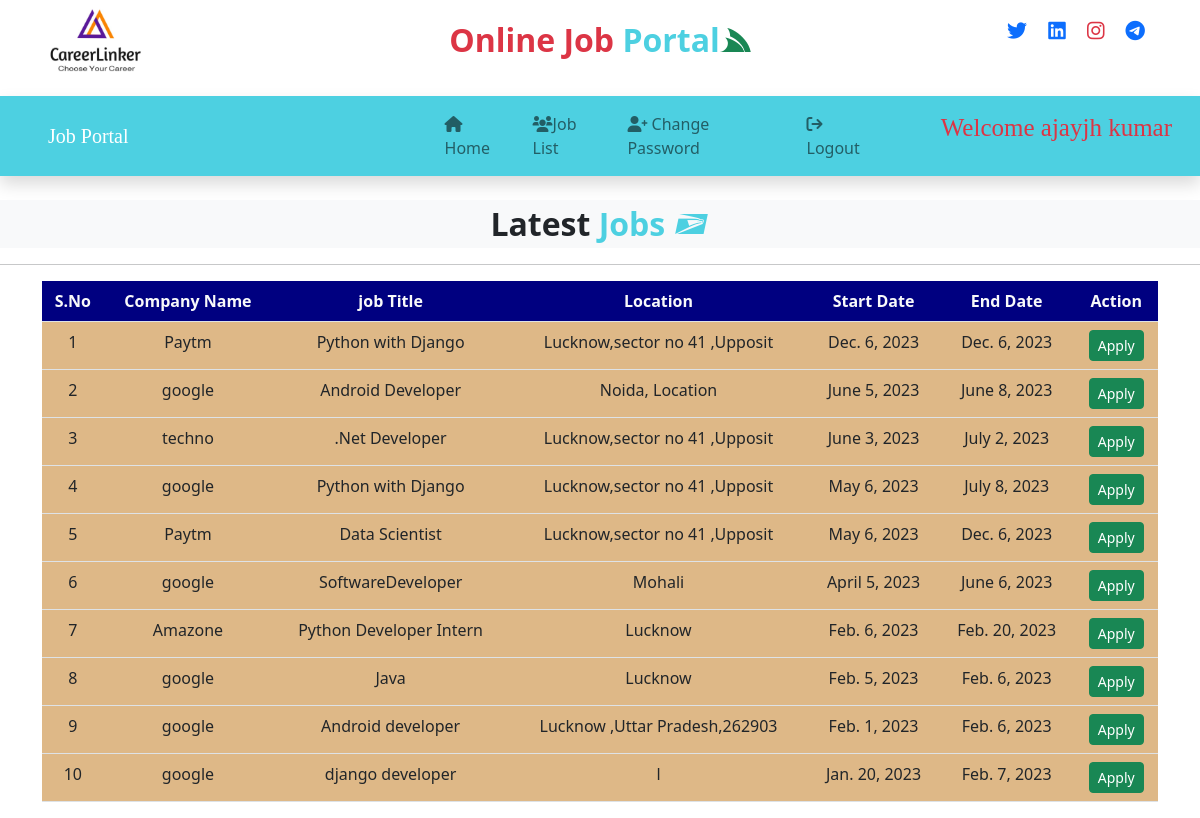
Page /user_latestjobs (signed in) on the committed database.
### job/models.py (models this page shows, shortened)
class Job(models.Model):
     recruiter = models.ForeignKey(Recruiter, on_delete=models.CASCADE)
     start_date = models.DateField()
     end_date = models.DateField(null=True)
     title = models.CharField(max_length=100)
     salary =models.FloatField(max_length=20)
     image = models.FileField()
     description = models.CharField(max_length=300)
     experience = models.CharField(max_length=50)
     location = models.CharField(max_length=100)
     skills = models.CharField(max_length=100)
     creationdate = models.DateField()

class Recruiter(models.Model):
     user = models.ForeignKey(User, on_delete=models.CASCADE)
     mobile = models.CharField(max_length=15, null=True)
     image = models.FileField(null=True)
     gender = models.CharField(max_length=10, null=True)
     company =models.CharField(max_length=100, null=True)
     type = models.CharField(max_length=15, null=True)
     status = models.CharField(max_length=20, null=True)

### job/views.py (the view)
# urls.py: path('user_latestjobs', user_latestjobs, name="user_latestjobs"),
def user_latestjobs(request):
    job = Job.objects.all().order_by('-start_date')
    user = request.user
    student = StudentUser.objects.all().get(user=user)
    data= Apply.objects.filter(student=student)
    li=[]
    for i in data:
        li.append(i.job.id)
    d = {'job':job ,'li':li}
    return render(request,'user_latestjobs.html',d)

### job/templates/user_latestjobs.html (shortened to what this page needs)
{% load static %}
{% block body %}
{% include 'user_navigation.html'%}
    <div class="fs-2 text-center bg-light mt-4"><b>Latest</b><B style="color:#4DD0E1;"> Jobs <i class="fa-brands fa-usps"></i> </B></div>
<hr>
<div class="container">
<table class="table table-hover" id="example">
    <thead>
    <tr style="background-color:#000080" class="text-light">
        <th>S.No</th>
        <th>Company Name</th>
        <th>job Title</th>
        <th>Location</th>
        <th>Start Date</th>
        <th>End Date</th>
        <th>Action</th>
    </tr>
    </thead >
    <tbody style="background-color:#deb887">
    {% for i in job %}
    <tr>
        <td>{{forloop.counter}}</td>
        <td>{{i.recruiter.company}} </td>
        <td>{{i.title}}</td>
        <td>{{i.location}} </td>
        <td>{{i.start_date}}</td>
        <td>{{i.end_date}}</td>
        {% if i.id in li %}
        <td>Applied </td>
        {% else %}
        <td><a href="{% url 'job_detail' i.id%}" class="btn btn-success btn-sm" >Apply </a>
            {% endif %}
        </td>
    </tr>
    {% endfor %}
    </tbody>
</table>
    </div>
{% endblock %}

### job/templates/user_navigation.html (shortened to what this page needs)
<!DOCTYPE html>
<html lang="en">
<head>
    {% load static %}
    <link href="{% static 'css/bootstrap.css'%}" rel="stylesheet"/>
    <link href="{% static 'css/all.css'%}" rel="stylesheet"/>
</head>
<body>
<div class="container">
    <div class="row ">
        <div class="col-sm-3 ">
            <img src="{% static 'images/logo2.jpg' %}" width="110px" height="80px" class="mb-3">
        </div>
        <div class="col-sm-6 mt-3 text-center ">
            <div class="fs-2 text-center text-danger"><b>Online Job</b><b style="color:#4DD0E1;"> Portal<i class="fa-brands fa-servicestack text-success"></i></b></div>
        </div>
        <div class="col-sm-3 mt-3" style="padding-left:10%;">
          <span style="font-weight: bold; font-size:20px;">
        <span><i class="fa-brands fa-twitter text-primary px-2"></i></span>
        <i class="fa-brands fa-linkedin text-primary px-2"></i>
        <span><i class="fa-brands fa-instagram text-danger  px-2"></i></span>
        <span><i class="fa-brands fa-telegram text-primary  px-2"></i></span>
        </span>
        </div>
    </div>
</div>
<nav class="navbar navbar-expand-lg sticky-top shadow " id="menu" style="background-color:#4DD0E1">
    <a class="navbar-brand text-white ps-5 font-weight-bold"
       style="font-family:'Monotype corsiva'; font-size:15 px;">Job Portal</a>
    <div class="container-fluid">
      <div class="collapse navbar-collapse" id="navbarSupportedContent">
        <ul class="navbar-nav">
            <li class="nav-item">
                <a class="nav-link" href="{% url 'user_home'%}" style="margin-left:280px;"><i class="fa-solid fa-home"></i> Home</a>
            </li>
             <li class="nav-item">
                <a class="nav-link" href="{% url 'user_latestjobs' %}"><i class="fa-solid fa-users"></i>Job List</a>
            </li>
             <li class="nav-item">
                <a class="nav-link" href="{% url 'change_passworduser'%}"><i class="fa-solid fa-user-plus"></i> Change Password</a>
            </li>
             <li class="nav-item">
                <a class="nav-link" href="{% url 'Logout' %}"><i class="fa-solid fa-sign-out"></i> Logout</a>
            </li>
            <a class="navbar-brand text-danger  font-weight-bold ps-5"
           style="font-family:'Monotype corsiva'; font-size:25px;" > Welcome {{request.user.first_name}} {{request.user.last_name}}</a>
        </ul>
      </div>
    </div>
  </nav>
</body>
</html>

### job/templates/user_navigation.html (style rules this page uses)
.nav-link { color:white #F48FB1; margin-right :5px; border-radius:15px; }

### job/templates/user_latestjobs.html (style rules this page uses)
tr { text-align:center; }

### rows in the picture
Job: recruiter.company "Paytm", title "Python with Django", location "Lucknow,sector no 41 ,Upposit", start_date "Dec. 6, 2023", end_date "Dec. 6, 2023", shows "Apply"
Job: recruiter.company "google", title "Android Developer", location "Noida, Location", start_date "June 5, 2023", end_date "June 8, 2023", shows "Apply"
Job: recruiter.company "techno", title ".Net Developer", location "Lucknow,sector no 41 ,Upposit", start_date "June 3, 2023", end_date "July 2, 2023", shows "Apply"
Job: recruiter.company "google", title "Python with Django", location "Lucknow,sector no 41 ,Upposit", start_date "May 6, 2023", end_date "July 8, 2023", shows "Apply"
Job: recruiter.company "Paytm", title "Data Scientist", location "Lucknow,sector no 41 ,Upposit", start_date "May 6, 2023", end_date "Dec. 6, 2023", shows "Apply"
Job: recruiter.company "google", title "SoftwareDeveloper", location "Mohali", start_date "April 5, 2023", end_date "June 6, 2023", shows "Apply"
Job: recruiter.company "Amazone", title "Python Developer Intern", location "Lucknow", start_date "Feb. 6, 2023", end_date "Feb. 20, 2023", shows "Apply"
Job: recruiter.company "google", title "Java", location "Lucknow", start_date "Feb. 5, 2023", end_date "Feb. 6, 2023", shows "Apply"
Job: recruiter.company "google", title "Android developer", location "Lucknow ,Uttar Pradesh,262903", start_date "Feb. 1, 2023", end_date "Feb. 6, 2023", shows "Apply"
Job: recruiter.company "google", title "django developer", location "l", start_date "Jan. 20, 2023", end_date "Feb. 7, 2023", shows "Apply"

### other values in the picture
{{ request.user.first_name }} "ajayjh"
{{ request.user.last_name }} "kumar"
